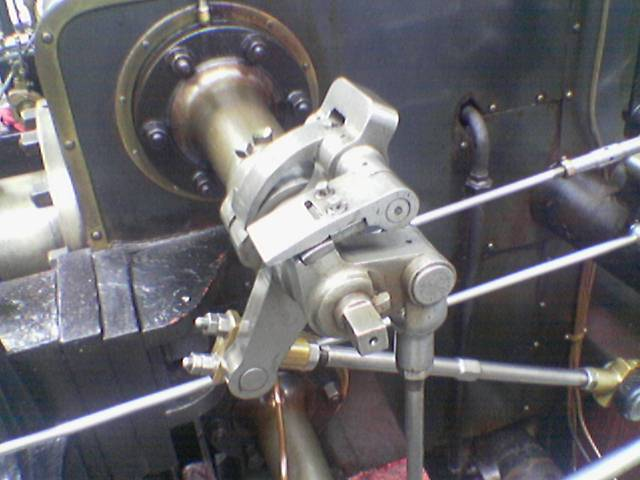
#> input picture CLASE9/image.png, 640 x 480 px
$ python sobel_x_y.py   (older library calls are emulated)
#> lines starting #> are read from the running program, lines starting #| are printed output that depends on the picture
import cv2
import matplotlib.pyplot as plt
#help(cv2.Sobel)

img = cv2.imread("image.png")
#> img is the input picture: shape (480, 640, 3); mean B, G, R 108.9, 104.8, 106.3
img = cv2.cvtColor(img,cv2.COLOR_BGR2GRAY)
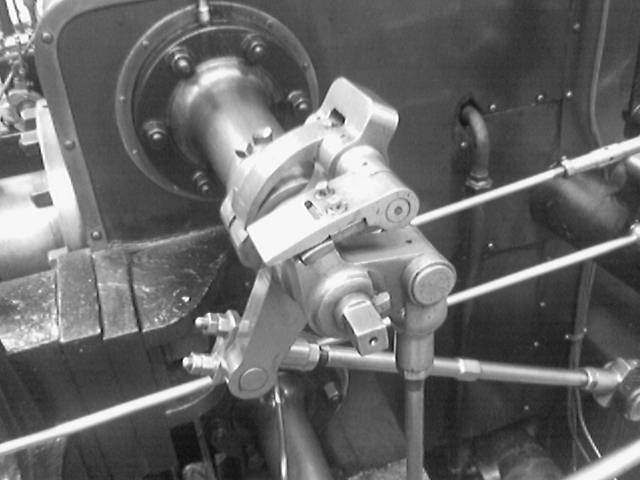
#> img: shape (480, 640); min 6, max 255, mean 105.7
########################## SOBEL X ###############################
dx = 1
dy = 0
tamaño_kernel = 3
image_with_sobelx = cv2.Sobel(img,cv2.CV_64F,dx,dy,tamaño_kernel)
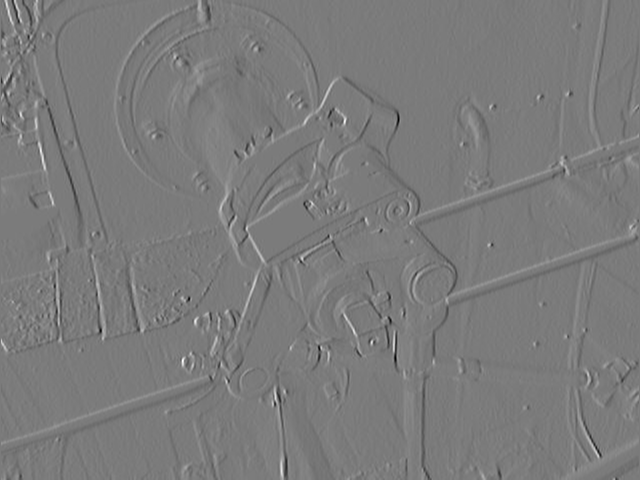
#> image_with_sobelx: shape (480, 640) float64; min -818, max 871, mean -0.5; drawn with min black and max white
#image_with_sobelx_abs = cv2.convertScaleAbs(image_with_sobelx)
########################## SOBEL Y ###############################
dx = 0
dy = 1
tamaño_kernel = 3
image_with_sobely = cv2.Sobel(img,cv2.CV_64F,dx,dy,tamaño_kernel)
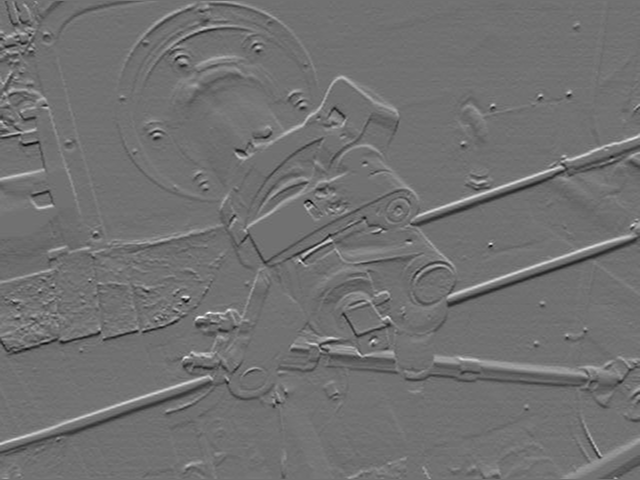
#> image_with_sobely: shape (480, 640) float64; min -522, max 651, mean -0.1; drawn with min black and max white
#image_with_sobely_abs = cv2.convertScaleAbs(image_with_sobely)
##################################################################
#join_images = cv2.addWeighted(image_with_sobelx,1,image_with_sobely,1,0)

##################################################################
plt.subplot(1,3,1)
plt.imshow(img,cmap="gray")

plt.subplot(1,3,2)
plt.imshow(image_with_sobelx,cmap="gray")

plt.subplot(1,3,3)
plt.imshow(image_with_sobely,cmap="gray")
plt.show()
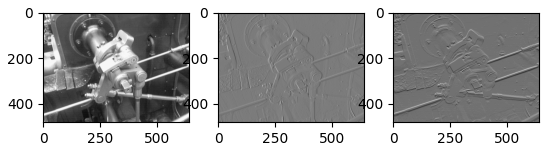
#> figure drawn by matplotlib, 3 panels

"""
Sobel(src, ddepth, dx, dy[, dst[, ksize[, scale[, delta[, borderType]]]]]) -> dst
	Profundidad:  cv2.CV_64F | cv2.CV_8U | cv2.CV_16U | cv.CV_32S
				Representa el tipo de dato que utilizará el
	dx: 1 y dy:0 -> significa que se calculará las derivadas en la dirección horizontal y la vertical se ignorará
	dx: 0 y dy:1 -> significa que se calculará las derivadas en la dirección vertical y la horizontal se ignorará
"""
